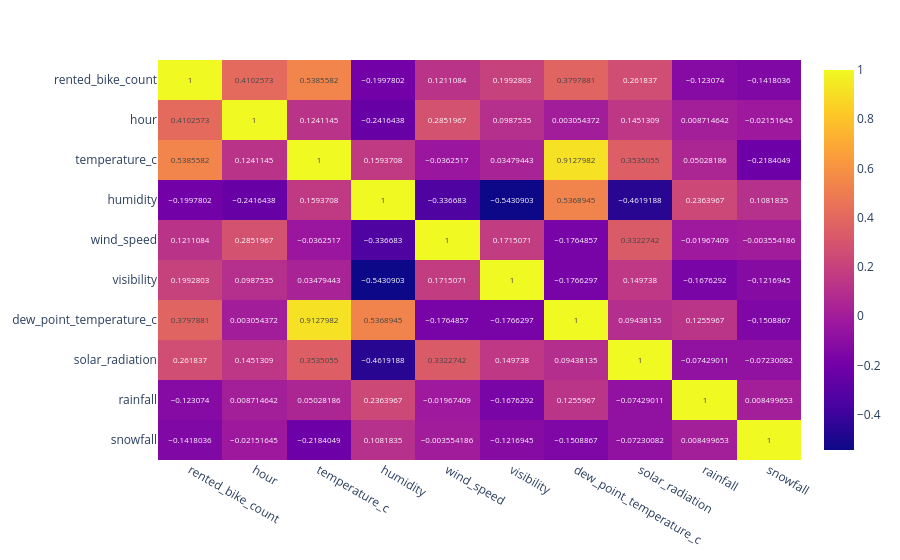

The notebook cell saved with this chart:
### Code cell
import plotly.express as px
df_matrix_fig = px.imshow(df_num.corr(), text_auto=True, aspect='auto')
df_matrix_fig.show()

### Figure 1 — Plotly figure (JSON) as saved in the notebook; plotly's stock layout.template omitted (floating-point values rounded to 4 significant figures)
{"data": [{"coloraxis": "coloraxis", "hovertemplate": "x: %{x}<br>y: %{y}<br>color: %{z}<extra></extra>", "name": "0", "texttemplate": "%{z}", "type": "heatmap", "x": ["rented_bike_count", "hour", "temperature_c", "humidity", "wind_speed", "visibility", "dew_point_temperature_c", "solar_radiation", "rainfall", "snowfall"], "xaxis": "x", "y": ["rented_bike_count", "hour", "temperature_c", "humidity", "wind_speed", "visibility", "dew_point_temperature_c", "solar_radiation", "rainfall", "snowfall"], "yaxis": "y", "z": [[1.0, 0.4103, 0.5386, -0.1998, 0.1211, 0.1993, 0.3798, 0.2618, -0.1231, -0.1418], [0.4103, 1.0, 0.1241, -0.2416, 0.2852, 0.09875, 0.003054, 0.1451, 0.008715, -0.02152], [0.5386, 0.1241, 1.0, 0.1594, -0.03625, 0.03479, 0.9128, 0.3535, 0.05028, -0.2184], [-0.1998, -0.2416, 0.1594, 1.0, -0.3367, -0.5431, 0.5369, -0.4619, 0.2364, 0.1082], [0.1211, 0.2852, -0.03625, -0.3367, 1.0, 0.1715, -0.1765, 0.3323, -0.01967, -0.003554], [0.1993, 0.09875, 0.03479, -0.5431, 0.1715, 1.0, -0.1766, 0.1497, -0.1676, -0.1217], [0.3798, 0.003054, 0.9128, 0.5369, -0.1765, -0.1766, 1.0, 0.09438, 0.1256, -0.1509], [0.2618, 0.1451, 0.3535, -0.4619, 0.3323, 0.1497, 0.09438, 1.0, -0.07429, -0.0723], [-0.1231, 0.008715, 0.05028, 0.2364, -0.01967, -0.1676, 0.1256, -0.07429, 1.0, 0.0085], [-0.1418, -0.02152, -0.2184, 0.1082, -0.003554, -0.1217, -0.1509, -0.0723, 0.0085, 1.0]]}], "layout": {"coloraxis": {"colorscale": [[0, "#0d0887"], [0.1111, "#46039f"], [0.2222, "#7201a8"], [0.3333, "#9c179e"], [0.4444, "#bd3786"], [0.5556, "#d8576b"], [0.6667, "#ed7953"], [0.7778, "#fb9f3a"], [0.8889, "#fdca26"], [1, "#f0f921"]]}, "margin": {"t": 60}, "xaxis": {"anchor": "y", "domain": [0, 1]}, "yaxis": {"anchor": "x", "autorange": "reversed", "domain": [0, 1]}}}
